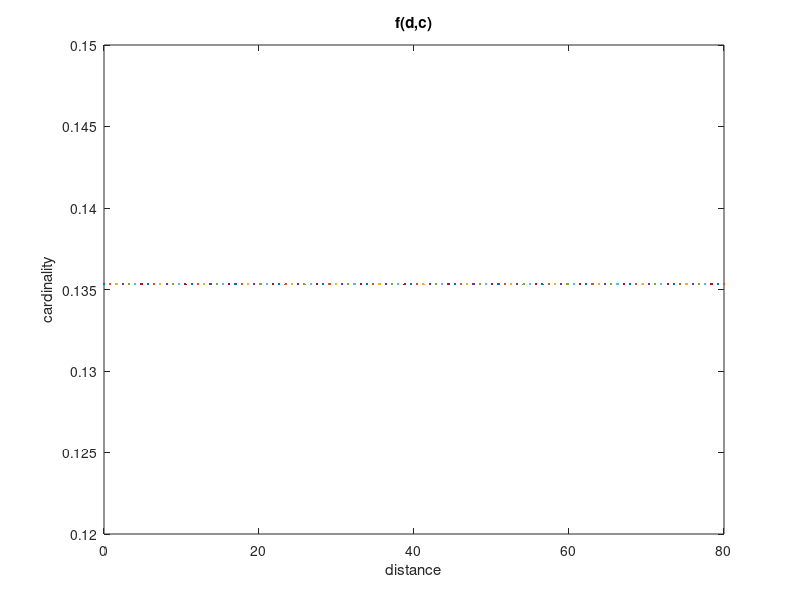

MATLAB code for this plot:
figure(1)
%subplot(2, 3, 1)
x = linspace(0,80);
a = exp(-20*(1/10));
b = cos(x);
plot(x,a)

title('f(d,c)');
xlabel('distance')
ylabel('cardinality')